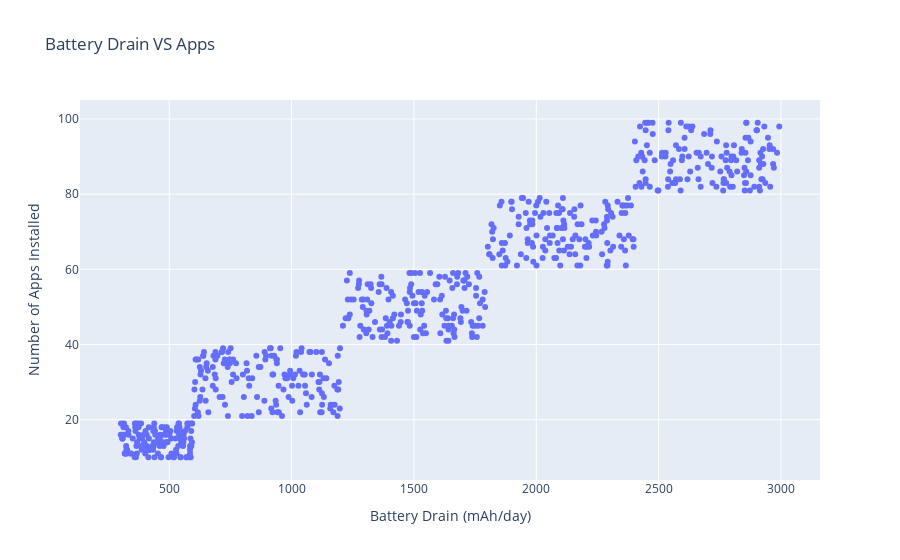

The notebook cell saved with this chart:
### Code cell
fig = px.scatter(d1, x='Battery Drain (mAh/day)', y='Number of Apps Installed', title="Battery Drain VS Apps")

fig.show()

### Figure 1 — Plotly figure (JSON) as saved in the notebook; plotly's stock layout.template omitted (floating-point values rounded to 4 significant figures; data arrays with more than 128 entries replaced by an {"elided": "..."} marker saying what was removed)
{"data": [{"hovertemplate": "Battery Drain (mAh/day)=%{x}<br>Number of Apps Installed=%{y}<extra></extra>", "legendgroup": "", "marker": {"color": "#636efa", "symbol": "circle"}, "mode": "markers", "name": "", "orientation": "v", "showlegend": false, "type": "scatter", "x": {"elided": "700 int values"}, "xaxis": "x", "y": {"elided": "700 int values"}, "yaxis": "y"}], "layout": {"autosize": true, "legend": {"tracegroupgap": 0}, "title": {"text": "Battery Drain VS Apps"}, "xaxis": {"anchor": "y", "autorange": true, "domain": [0, 1], "range": [139.1, 3156.0], "title": {"text": "Battery Drain (mAh/day)"}, "type": "linear"}, "yaxis": {"anchor": "x", "autorange": true, "domain": [0, 1], "range": [2.655, 106.3], "title": {"text": "Number of Apps Installed"}, "type": "linear"}}}
